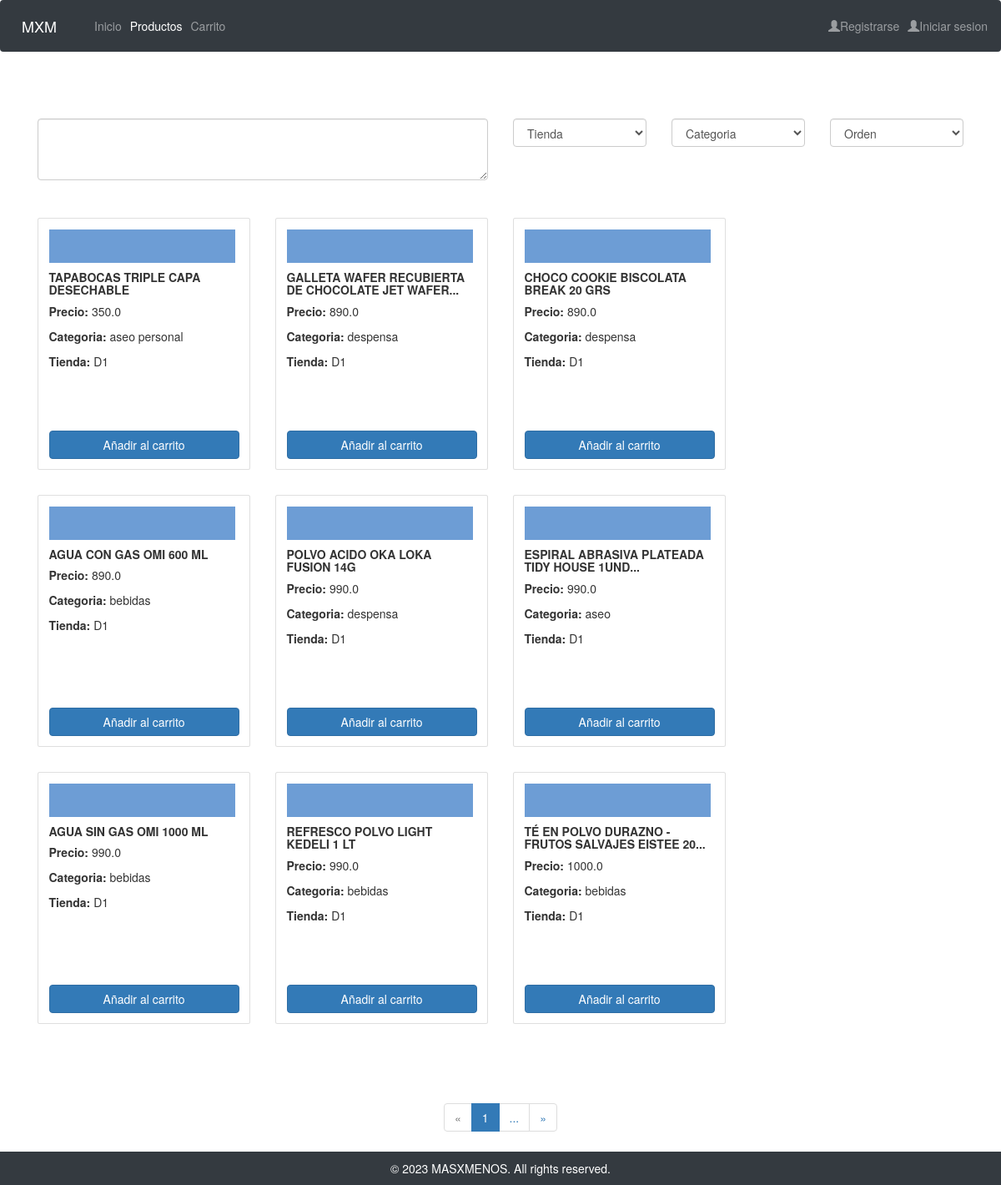
The app's page /catalog/productos/0/D1/asc/all with its own data.
### catalog/models.py (models this page shows, shortened)
class Producto(models.Model):
    name = models.CharField(max_length=100)
    price = models.FloatField()
    store = models.ForeignKey('Tienda',on_delete=models.SET_NULL, null=True)
    cat = models.ForeignKey('Categoria',on_delete=models.SET_NULL, null=True)

class Tienda(models.Model):
    name = models.CharField(max_length=20)
    def __str__(self) -> str:
        return self.name

class Categoria(models.Model):
    name  = models.CharField(max_length=20)
    def __str__(self) -> str:
        return self.name

### catalog/views.py (the view)
# urls.py: path('productos/<int:id>/<str:store>/<str:order>/<str:cat>', views.storeproductosn, name='storeproductosn'),
def storeproductosn(request,id,store,order,cat):
    s =  Tienda.objects.get(name=store)
    tiendas = Tienda.objects.all()
    cats = Categoria.objects.all()
    i=id*9
    n = i+9  # number of objects to retrieve
    if cat !='all':
        if(order=='asc'):
            products = Producto.objects.filter(store=s).filter(cat=cat).order_by('price')[i:n]
        else:
            products = Producto.objects.filter(store=s).filter(cat=cat).order_by('-price')[i:n]
    else:
        if(order=='asc'):
            products = Producto.objects.filter(store=s).order_by('price')[i:n]
        else:
            products = Producto.objects.filter(store=s).order_by('-price')[i:n]
    rows = [products[0:3],products[3:6],products[6:9]]
    context ={
        'products':products,
        'rows':rows,
        'store':store,
        'prev':id-1 if id>0 else id,
        'next':id+1,
        'order':order,
        'stores':tiendas,
        'cats':cats,
        'cat':cat,
    }
    return render(request,'storeproductos.html',context=context)

### catalog/templates/storeproductos.html (shortened to what this page needs)
{% extends "main_template.html" %}
{% block content %}
    <link rel="stylesheet" href="https://maxcdn.bootstrapcdn.com/bootstrap/3.4.1/css/bootstrap.min.css">
    <link rel="stylesheet" href="https://cdnjs.cloudflare.com/ajax/libs/font-awesome/4.7.0/css/font-awesome.min.css">
    <p>&nbsp;</p>
    <p>&nbsp;</p>
    <div class="row">
      <div class="col-md-6">
          <textarea class="form-control" rows="3"></textarea>
      </div>
      <div class="col-md-2">
          <select class="form-control">
              <option disabled selected>Tienda</option>
          </select>
      </div>
      <div class="col-md-2">
          <select class="form-control">
              <option disabled selected>Categoria</option>
          </select>
      </div>
      <div class="col-md-2">
          <select class="form-control">
              <option disabled selected>Orden</option>
          </select>
      </div>
  </div>
    <p>&nbsp;</p>
    {% for row in rows %}
    <div class="row">
        {% for product in row %}
        <div class="col-md-3 p-4">
            <div class="card product-card">
                <div class="card-body d-flex flex-column">
                    <div class="{{product.store}}"></div>
                    <h5 class="card-title"><strong>{{product.name}}</strong></h5>
                    <p class="card-text"><strong>Precio:</strong> {{product.price}}</p>
                    <p class="card-text"><strong>Categoria: </strong>{{product.cat}}</p>
                    <p class="card-text"><strong>Tienda: </strong>{{product.store}}</p>
                    <a href="#" class="btn btn-primary mt-auto">Añadir al carrito</a>
                </div>
            </div>
        </div>
        {% endfor %}
    </div>
    {% endfor %}
    <p>&nbsp;</p>
    <p>&nbsp;</p>
    <div class="row">
        <div class="col-md-12 text-center">
          <ul class="pagination">
            {% if id == 0 %}
                <li class="disabled "><a href="">« </a></li>
            {% else %}
                <li class="disabled"><a href="{% url 'storeproductosn' id=prev store=store order=order cat=cat %}">« </a></li>
            {% endif %}
            <li class="active"><a href="{% url 'storeproductosn' id=1 store=store order=order cat=cat %}">1</a></li>
            <li><a href="{% url 'storeproductosn' id=2 store=store order=order cat=cat %}">...</a></li>
            <li><a href="{% url 'storeproductosn' id=next store=store order=order cat=cat %}">»</a></li>
          </ul>
        </div>
      </div>
{% endblock %}

### catalog/templates/main_template.html (style rules this page uses)
.product-card { transition: transform 0.2s; }
.D1 { width: 98%; height: 40px; background-color: #6d9dd5; }

### catalog/templates/storeproductos.html (style rules this page uses)
.card-body { height: 300px; }

### records on screen
Producto: name "TAPABOCAS TRIPLE CAPA DESECHABLE", price "350.0", cat "aseo personal", store "D1"
Producto: name "GALLETA WAFER RECUBIERTA DE CHOCOLATE JET WAFER...", price "890.0", cat "despensa", store "D1"
Producto: name "CHOCO COOKIE BISCOLATA BREAK 20 GRS", price "890.0", cat "despensa", store "D1"
Producto: name "AGUA CON GAS OMI 600 ML", price "890.0", cat "bebidas", store "D1"
Producto: name "POLVO ACIDO OKA LOKA FUSION 14G", price "990.0", cat "despensa", store "D1"
Producto: name "ESPIRAL ABRASIVA PLATEADA TIDY HOUSE 1UND...", price "990.0", cat "aseo", store "D1"
Producto: name "AGUA SIN GAS OMI 1000 ML", price "990.0", cat "bebidas", store "D1"
Producto: name "REFRESCO POLVO LIGHT KEDELI 1 LT", price "990.0", cat "bebidas", store "D1"
Producto: name "TÉ EN POLVO DURAZNO - FRUTOS SALVAJES EISTEE 20...", price "1000.0", cat "bebidas", store "D1"
